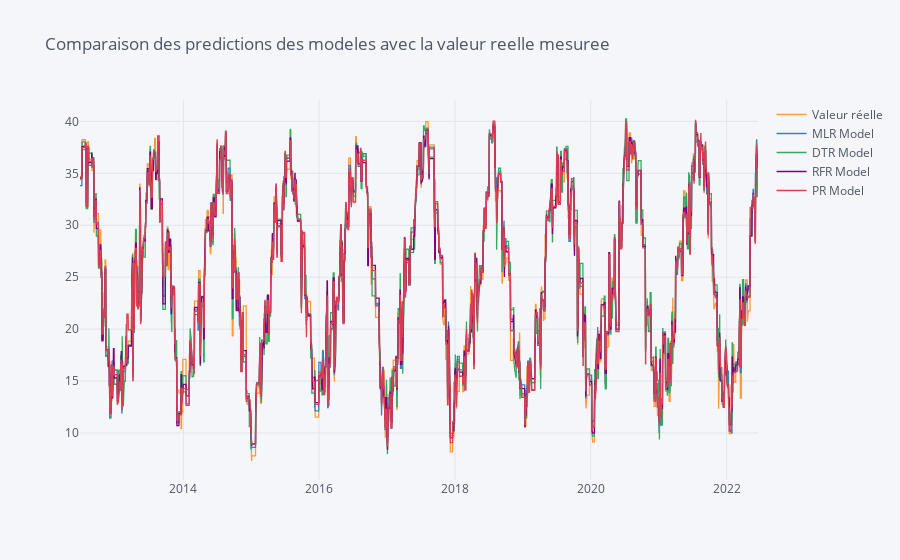

The cell this chart's notebook holds for it:
### Code cell
pd.DataFrame({'Valeur réelle':test_y,'MLR Model':prediction,'DTR Model':prediction2,'RFR Model':prediction3,'PR Model':prediction4})['2012':'2022'].resample('D').fillna(method='pad').iplot(title='Comparaison des predictions des modeles avec la valeur reelle mesuree',subplots=False)

### Figure 1 — Plotly figure (JSON) as saved in the notebook; plotly's stock layout.template omitted (floating-point values rounded to 4 significant figures; data arrays with more than 128 entries replaced by an {"elided": "..."} marker saying what was removed)
{"data": [{"line": {"color": "rgba(255, 153, 51, 1.0)", "dash": "solid", "shape": "linear", "width": 1.3}, "mode": "lines", "name": "Valeur réelle", "text": "", "type": "scatter", "x": {"elided": "3648 str values"}, "y": {"elided": "3648 float values"}}, {"line": {"color": "rgba(55, 128, 191, 1.0)", "dash": "solid", "shape": "linear", "width": 1.3}, "mode": "lines", "name": "MLR Model", "text": "", "type": "scatter", "x": {"elided": "3648 str values"}, "y": {"elided": "3648 float values"}}, {"line": {"color": "rgba(50, 171, 96, 1.0)", "dash": "solid", "shape": "linear", "width": 1.3}, "mode": "lines", "name": "DTR Model", "text": "", "type": "scatter", "x": {"elided": "3648 str values"}, "y": {"elided": "3648 float values"}}, {"line": {"color": "rgba(128, 0, 128, 1.0)", "dash": "solid", "shape": "linear", "width": 1.3}, "mode": "lines", "name": "RFR Model", "text": "", "type": "scatter", "x": {"elided": "3648 str values"}, "y": {"elided": "3648 float values"}}, {"line": {"color": "rgba(219, 64, 82, 1.0)", "dash": "solid", "shape": "linear", "width": 1.3}, "mode": "lines", "name": "PR Model", "text": "", "type": "scatter", "x": {"elided": "3648 str values"}, "y": {"elided": "3648 float values"}}], "layout": {"legend": {"bgcolor": "#F5F6F9", "font": {"color": "#4D5663"}}, "paper_bgcolor": "#F5F6F9", "plot_bgcolor": "#F5F6F9", "title": {"font": {"color": "#4D5663"}, "text": "Comparaison des predictions des modeles avec la valeur reelle mesuree"}, "xaxis": {"gridcolor": "#E1E5ED", "showgrid": true, "tickfont": {"color": "#4D5663"}, "title": {"font": {"color": "#4D5663"}, "text": ""}, "zerolinecolor": "#E1E5ED"}, "yaxis": {"gridcolor": "#E1E5ED", "showgrid": true, "tickfont": {"color": "#4D5663"}, "title": {"font": {"color": "#4D5663"}, "text": ""}, "zerolinecolor": "#E1E5ED"}}}
